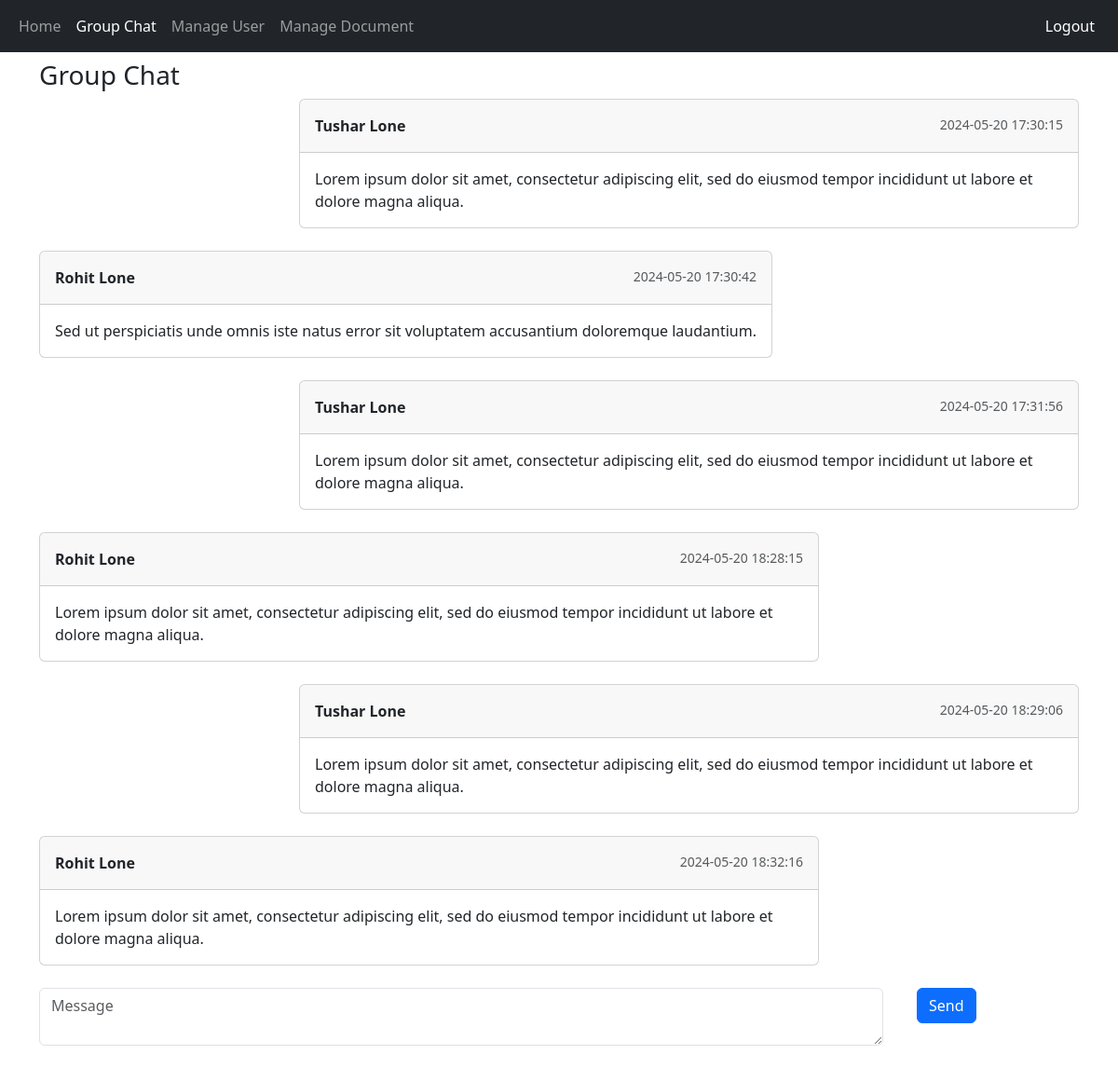
Screenshot of /Chat/chat.php (signed in) with the database file from the repository.
### tables this page shows
CREATE TABLE `chat` (
  `ID` int(11) NOT NULL,
  `Message` varchar(1000) NOT NULL,
  `UserID` int(11) NOT NULL,
  `MessagedOn` datetime NOT NULL DEFAULT current_timestamp()
);

CREATE TABLE `user` (
  `ID` int(11) NOT NULL,
  `UserName` varchar(50) NOT NULL,
  `Email` varchar(50) NOT NULL,
  `Password` varchar(50) NOT NULL,
  `IsDeleted` tinyint(1) DEFAULT 0
);

### Chat/chat.php (the view, shortened to what this page needs)
<!DOCTYPE html>
<html lang="en">
<head>
    <link href="https://cdn.jsdelivr.net/npm/bootstrap@5.3.3/dist/css/bootstrap.min.css" rel="stylesheet"
>
</head>
<body>
    <nav class="navbar navbar-expand-sm navbar-dark bg-dark">
        <div class="container-fluid">
            <ul class="navbar-nav">
                <li class="nav-item">
                    <a class="nav-link" href="../Auth/login_success.php">Home</a>
                </li>
                <li class="nav-item">
                    <a class="nav-link active" href="../Chat/chat.php">Group Chat</a>
                </li>
                <li class="nav-item">
                    <a class="nav-link" href="../User/user_management.php">Manage User</a>
                </li>
                <li class="nav-item">
                    <a class="nav-link" href="../Document/document_management.php">Manage Document</a>
                </li>
            </ul>
            <ul class="navbar-nav navbar-right">
                <li><a href="../Auth/logout.php" class="btn btn-dark"> Logout</a></li>
            </ul>
        </div>
    </nav>
    <div class="container mt-2">
        <h3>Group Chat</h3>
        <div class="row">
            <div class="col-12">
                <ul class="list-unstyled">
                    <?php
                    require ("../data_access.php");
                    $query = "SELECT c.ID, c.Message, c.MessagedOn, c.UserID, u.UserName, u.Email FROM chat c inner join user u on c.UserID = u.ID WHERE u.IsDeleted != 1 ORDER BY c.MessagedOn ASC";
                    $result = $db->query($query);
                    $num_result = $result->num_rows;
                    for ($i = 0; $i < $num_result; $i++) {
                        $row = $result->fetch_assoc();
                        $userId = $row['UserID'];
                        if ($_SESSION['userID'] != $userId) {
                            echo '<li class="d-flex justify-content-between mb-4 w-75 float-start">';
                        } else {
                            echo '<li class="d-flex justify-content-between mb-4 w-75 float-end">';
                        }
                        echo '<div class="card">
                                <div class="card-header d-flex justify-content-between p-3">
                                    <p class="fw-bold mb-0">' . $row['UserName'] . '</p>
                                    <p class="text-muted small mb-0"><i class="far fa-clock"></i> ' . $row['MessagedOn'] . '</p>
                                </div>
                                <div class="card-body">
                                    <p class="mb-0">
                                    ' . $row['Message'] . '
                                    </p>
                                </div>
                            </div>';
                        echo '</li>';
                    }
                    ?>
                </ul>
                <div class="d-flex justify-content-between mb-4 w-100 float-start bg-white">
                        <form method="POST" class="row w-100">
                            <div class="form-outline col-10">
                                <textarea class="form-control" rows="2" placeholder="Message" spellcheck="true"
                                    name="message"></textarea>
                            </div>
                            <div class="col-2 px-4">
                                <button type="submit" class="btn btn-primary">Send</button>
                            </div>
                        </form>
            </div>
        </div>
    </div>
</body>
</html>

### rows the page displays
chat: UserID.UserName "Tushar Lone", MessagedOn "2024-05-20 17:30:15", Message "Lorem ipsum dolor sit amet, consectetur adipiscing elit, sed do eiusmod tempor incididunt ut labore et dolore magna aliqua."
chat: UserID.UserName "Rohit Lone", MessagedOn "2024-05-20 17:30:42", Message "Sed ut perspiciatis unde omnis iste natus error sit voluptatem accusantium doloremque laudantium."
chat: UserID.UserName "Tushar Lone", MessagedOn "2024-05-20 17:31:56", Message "Lorem ipsum dolor sit amet, consectetur adipiscing elit, sed do eiusmod tempor incididunt ut labore et dolore magna aliqua."
chat: UserID.UserName "Rohit Lone", MessagedOn "2024-05-20 18:28:15", Message "Lorem ipsum dolor sit amet, consectetur adipiscing elit, sed do eiusmod tempor incididunt ut labore et dolore magna aliqua."
chat: UserID.UserName "Tushar Lone", MessagedOn "2024-05-20 18:29:06", Message "Lorem ipsum dolor sit amet, consectetur adipiscing elit, sed do eiusmod tempor incididunt ut labore et dolore magna aliqua."
chat: UserID.UserName "Rohit Lone", MessagedOn "2024-05-20 18:32:16", Message "Lorem ipsum dolor sit amet, consectetur adipiscing elit, sed do eiusmod tempor incididunt ut labore et dolore magna aliqua."
